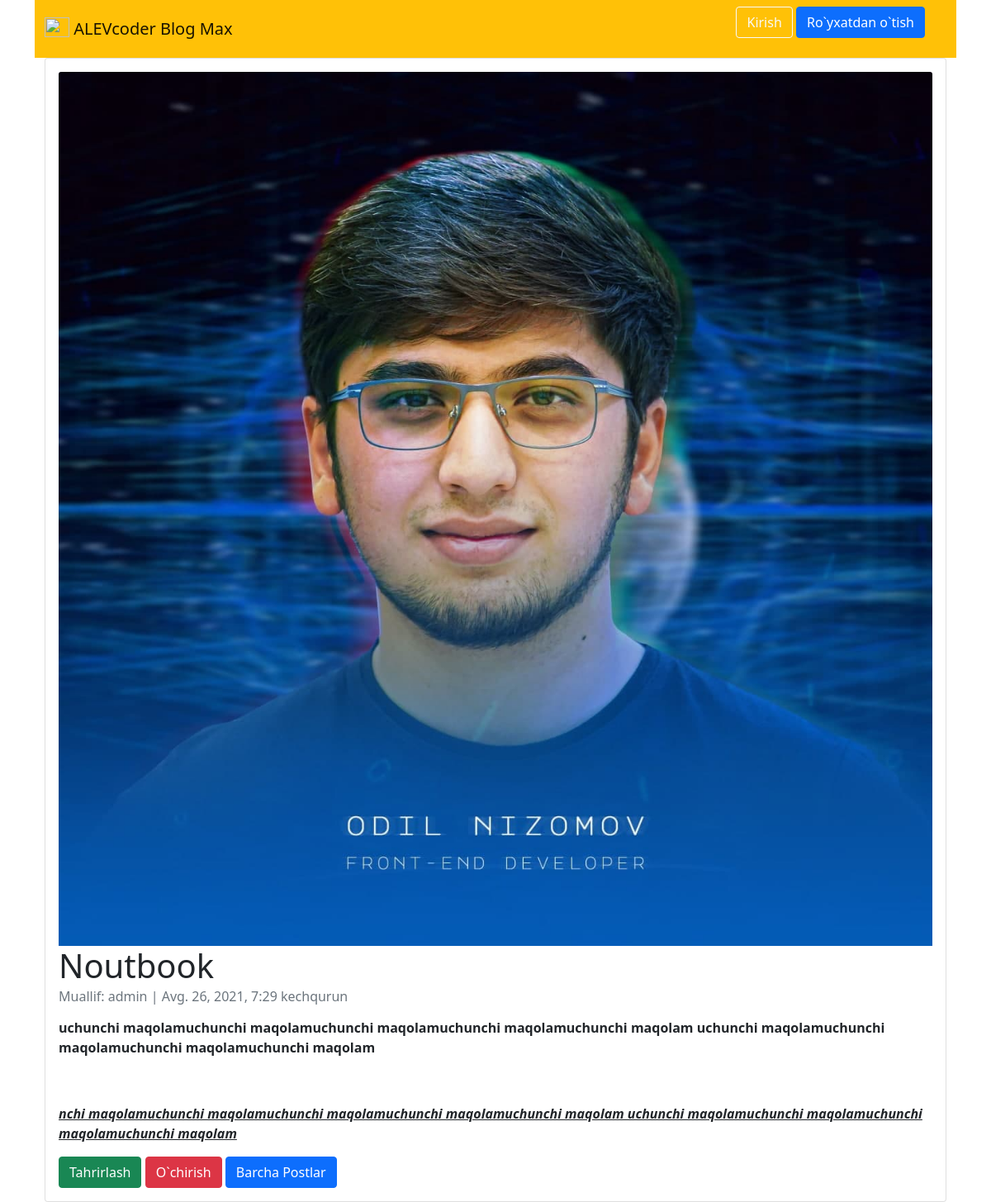
/posts/3/, run on the app's committed database.
### post/models.py (models this page shows, shortened)
class Post(models.Model):
    title = models.CharField(max_length=255)
    summary = models.CharField(max_length=255, blank=True)
    body = RichTextField()
    photo = models.ImageField(upload_to='post_images/', blank=True)
    date = models.DateTimeField(auto_now_add=True)
    author = models.ForeignKey(
        get_user_model(),
        on_delete=models.CASCADE,
    )

### accounts/models.py (models this page shows)
class CustomUser(AbstractUser):
    age = models.PositiveBigIntegerField(null=True, blank=True)

### post/views.py (the view)
# urls.py: path('<int:pk>/', PostDetailView.as_view(), name='post_detail'),
class PostDetailView(DetailView):
    model = Post
    template_name = 'post_detail.html'

### templates/post_detail.html
{% extends 'base.html' %}
{% block content %}
    <div class="container-fluid">
        <div class="card">
            <div class="card-body">
                {% if object.photo %}
                    <img style="min-width: 500px; max-width: 100%" class="card-img-top img-fluid" src="{{ object.photo.url }}" alt="alevcoder">
                {% endif %}
                <h1 class="card-title">{{ object.title }}</h1>
                <h6 class="card-subtitle mb-2 text-muted">
                    Muallif: {{ object.author }} | {{ object.date }}
                </h6>
                <p class="card-text">{{ object.body | safe }}</p>
                <a href="{% url 'post_edit' post.pk %}" class="btn btn-success">Tahrirlash</a>
                <a href="{% url 'post_delete' post.pk %}" class="btn btn-danger">O`chirish</a>
                <a href="{% url 'post_list' %}" class="btn btn-primary">Barcha Postlar</a>
            </div>
        </div>
    </div>
{% endblock content %}

### data on the page
Post: photo (picture), title "Noutbook", author "admin", date "Avg. 26, 2021, 7:29 kechqurun", body "uchunchi maqolamuchunchi maqolamuchunchi maqolamuchunchi maqolamuchunchi maqolam uchunchi maqolamuchunchi maqolamuchunchi maqolamuchunchi maqolam nchi maqolamuchunchi maqolamuchunchi maqolamuchunchi maqolamuchunchi maqolam uchunchi maqolamuchunchi maqolamuchunchi maqolamuchunchi maqolam"
